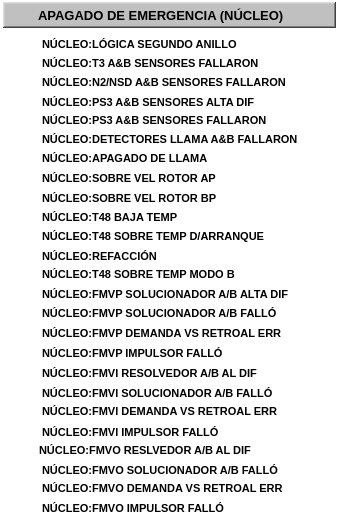
  <widget class="QFrame" name="fr_1">
   <property name="geometry">
    <rect>
     <x>3</x>
     <y>53</y>
     <width>341</width>
     <height>528</height>
    </rect>
   </property>
   <property name="styleSheet">
    <string notr="true">background-color: rgba(255, 255, 255, 0);</string>
   </property>
   <property name="frameShape">
    <enum>QFrame::StyledPanel</enum>
   </property>
   <property name="frameShadow">
    <enum>QFrame::Plain</enum>
   </property>
   <property name="lineWidth">
    <number>1</number>
   </property>
   <property name="midLineWidth">
    <number>0</number>
   </property>
   <widget class="QFrame" name="frTitulo_1">
    <property name="geometry">
     <rect>
      <x>3</x>
      <y>2</y>
      <width>333</width>
      <height>26</height>
     </rect>
    </property>
    <property name="styleSheet">
     <string notr="true">background-color: rgb(192, 192, 192);</string>
    </property>
    <property name="frameShape">
     <enum>QFrame::WinPanel</enum>
    </property>
    <property name="frameShadow">
     <enum>QFrame::Raised</enum>
    </property>
    <property name="lineWidth">
     <number>2</number>
    </property>
    <property name="midLineWidth">
     <number>0</number>
    </property>
   </widget>
   <widget class="QLabel" name="lbTitulo_1">
    <property name="geometry">
     <rect>
      <x>38</x>
      <y>5</y>
      <width>261</width>
      <height>20</height>
     </rect>
    </property>
    <property name="font">
     <font>
      <pointsize>10</pointsize>
      <weight>75</weight>
      <bold>true</bold>
     </font>
    </property>
    <property name="styleSheet">
     <string notr="true">background-color: rgba(255, 255, 255, 0);</string>
    </property>
    <property name="text">
     <string>APAGADO DE EMERGENCIA (NÚCLEO)</string>
    </property>
   </widget>
   <widget class="QLabel" name="lbTexto_1">
    <property name="geometry">
     <rect>
      <x>42</x>
      <y>36</y>
      <width>281</width>
      <height>16</height>
     </rect>
    </property>
    <property name="font">
     <font>
      <pointsize>8</pointsize>
      <weight>75</weight>
      <bold>true</bold>
     </font>
    </property>
    <property name="styleSheet">
     <string notr="true">background-color: rgba(255, 255, 255, 0);</string>
    </property>
    <property name="text">
     <string>NÚCLEO:LÓGICA SEGUNDO ANILLO</string>
    </property>
   </widget>
   <widget class="AWMultiObject" name="aLet_1">
    <property name="geometry">
     <rect>
      <x>13</x>
      <y>29</y>
      <width>25</width>
      <height>31</height>
     </rect>
    </property>
    <property name="ElementType">
     <enum>AWMultiObject::CIRLED</enum>
    </property>
    <property name="OnColor">
     <enum>AWMultiObject::Grey</enum>
    </property>
    <property name="OffColor">
     <enum>AWMultiObject::Grey</enum>
    </property>
   </widget>
   <widget class="QLabel" name="lbTexto_2">
    <property name="geometry">
     <rect>
      <x>42</x>
      <y>55</y>
      <width>281</width>
      <height>16</height>
     </rect>
    </property>
    <property name="font">
     <font>
      <pointsize>8</pointsize>
      <weight>75</weight>
      <bold>true</bold>
     </font>
    </property>
    <property name="styleSheet">
     <string notr="true">background-color: rgba(255, 255, 255, 0);</string>
    </property>
    <property name="text">
     <string>NÚCLEO:T3 A&amp;B SENSORES FALLARON</string>
    </property>
   </widget>
   <widget class="AWMultiObject" name="aLet_2">
    <property name="geometry">
     <rect>
      <x>13</x>
      <y>48</y>
      <width>25</width>
      <height>31</height>
     </rect>
    </property>
    <property name="ElementType">
     <enum>AWMultiObject::CIRLED</enum>
    </property>
    <property name="OnColor">
     <enum>AWMultiObject::Grey</enum>
    </property>
    <property name="OffColor">
     <enum>AWMultiObject::Grey</enum>
    </property>
   </widget>
   <widget class="QLabel" name="lbTexto_3">
    <property name="geometry">
     <rect>
      <x>42</x>
      <y>74</y>
      <width>281</width>
      <height>16</height>
     </rect>
    </property>
    <property name="font">
     <font>
      <pointsize>8</pointsize>
      <weight>75</weight>
      <bold>true</bold>
     </font>
    </property>
    <property name="styleSheet">
     <string notr="true">background-color: rgba(255, 255, 255, 0);</string>
    </property>
    <property name="text">
     <string>NÚCLEO:N2/NSD A&amp;B SENSORES FALLARON</string>
    </property>
   </widget>
   <widget class="AWMultiObject" name="aLet_3">
    <property name="geometry">
     <rect>
      <x>13</x>
      <y>68</y>
      <width>25</width>
      <height>31</height>
     </rect>
    </property>
    <property name="ElementType">
     <enum>AWMultiObject::CIRLED</enum>
    </property>
    <property name="OnColor">
     <enum>AWMultiObject::Grey</enum>
    </property>
    <property name="OffColor">
     <enum>AWMultiObject::Grey</enum>
    </property>
   </widget>
   <widget class="QLabel" name="lbTexto_4">
    <property name="geometry">
     <rect>
      <x>42</x>
      <y>94</y>
      <width>281</width>
      <height>16</height>
     </rect>
    </property>
    <property name="font">
     <font>
      <pointsize>8</pointsize>
      <weight>75</weight>
      <bold>true</bold>
     </font>
    </property>
    <property name="styleSheet">
     <string notr="true">background-color: rgba(255, 255, 255, 0);</string>
    </property>
    <property name="text">
     <string>NÚCLEO:PS3 A&amp;B SENSORES ALTA DIF</string>
    </property>
   </widget>
   <widget class="AWMultiObject" name="aLet_4">
    <property name="geometry">
     <rect>
      <x>13</x>
      <y>86</y>
      <width>25</width>
      <height>31</height>
     </rect>
    </property>
    <property name="ElementType">
     <enum>AWMultiObject::CIRLED</enum>
    </property>
    <property name="OnColor">
     <enum>AWMultiObject::Grey</enum>
    </property>
    <property name="OffColor">
     <enum>AWMultiObject::Grey</enum>
    </property>
   </widget>
   <widget class="AWMultiObject" name="aLet_5">
    <property name="geometry">
     <rect>
      <x>13</x>
      <y>105</y>
      <width>25</width>
      <height>31</height>
     </rect>
    </property>
    <property name="ElementType">
     <enum>AWMultiObject::CIRLED</enum>
    </property>
    <property name="OnColor">
     <enum>AWMultiObject::Grey</enum>
    </property>
    <property name="OffColor">
     <enum>AWMultiObject::Grey</enum>
    </property>
   </widget>
   <widget class="QLabel" name="lbTexto_5">
    <property name="geometry">
     <rect>
      <x>42</x>
      <y>112</y>
      <width>281</width>
      <height>16</height>
     </rect>
    </property>
    <property name="font">
     <font>
      <pointsize>8</pointsize>
      <weight>75</weight>
      <bold>true</bold>
     </font>
    </property>
    <property name="styleSheet">
     <string notr="true">background-color: rgba(255, 255, 255, 0);</string>
    </property>
    <property name="text">
     <string>NÚCLEO:PS3 A&amp;B SENSORES FALLARON</string>
    </property>
   </widget>
   <widget class="AWMultiObject" name="aLet_6">
    <property name="geometry">
     <rect>
      <x>13</x>
      <y>125</y>
      <width>25</width>
      <height>31</height>
     </rect>
    </property>
    <property name="ElementType">
     <enum>AWMultiObject::CIRLED</enum>
    </property>
    <property name="OnColor">
     <enum>AWMultiObject::Grey</enum>
    </property>
    <property name="OffColor">
     <enum>AWMultiObject::Grey</enum>
    </property>
   </widget>
   <widget class="QLabel" name="lbTexto_6">
    <property name="geometry">
     <rect>
      <x>42</x>
      <y>131</y>
      <width>281</width>
      <height>16</height>
     </rect>
    </property>
    <property name="font">
     <font>
      <pointsize>8</pointsize>
      <weight>75</weight>
      <bold>true</bold>
     </font>
    </property>
    <property name="styleSheet">
     <string notr="true">background-color: rgba(255, 255, 255, 0);</string>
    </property>
    <property name="text">
     <string>NÚCLEO:DETECTORES LLAMA A&amp;B FALLARON</string>
    </property>
   </widget>
   <widget class="QLabel" name="lbTexto_7">
    <property name="geometry">
     <rect>
      <x>42</x>
      <y>150</y>
      <width>281</width>
      <height>16</height>
     </rect>
    </property>
    <property name="font">
     <font>
      <pointsize>8</pointsize>
      <weight>75</weight>
      <bold>true</bold>
     </font>
    </property>
    <property name="styleSheet">
     <string notr="true">background-color: rgba(255, 255, 255, 0);</string>
    </property>
    <property name="text">
     <string>NÚCLEO:APAGADO DE LLAMA</string>
    </property>
   </widget>
   <widget class="AWMultiObject" name="aLet_7">
    <property name="geometry">
     <rect>
      <x>13</x>
      <y>144</y>
      <width>25</width>
      <height>31</height>
     </rect>
    </property>
    <property name="ElementType">
     <enum>AWMultiObject::CIRLED</enum>
    </property>
    <property name="OnColor">
     <enum>AWMultiObject::Grey</enum>
    </property>
    <property name="OffColor">
     <enum>AWMultiObject::Grey</enum>
    </property>
   </widget>
   <widget class="AWMultiObject" name="aLet_8">
    <property name="geometry">
     <rect>
      <x>13</x>
      <y>164</y>
      <width>25</width>
      <height>31</height>
     </rect>
    </property>
    <property name="ElementType">
     <enum>AWMultiObject::CIRLED</enum>
    </property>
    <property name="OnColor">
     <enum>AWMultiObject::Grey</enum>
    </property>
    <property name="OffColor">
     <enum>AWMultiObject::Grey</enum>
    </property>
   </widget>
   <widget class="QLabel" name="lbTexto_8">
    <property name="geometry">
     <rect>
      <x>42</x>
      <y>170</y>
      <width>281</width>
      <height>16</height>
     </rect>
    </property>
    <property name="font">
     <font>
      <pointsize>8</pointsize>
      <weight>75</weight>
      <bold>true</bold>
     </font>
    </property>
    <property name="styleSheet">
     <string notr="true">background-color: rgba(255, 255, 255, 0);</string>
    </property>
    <property name="text">
     <string>NÚCLEO:SOBRE VEL ROTOR AP</string>
    </property>
   </widget>
   <widget class="AWMultiObject" name="aLet_9">
    <property name="geometry">
     <rect>
      <x>13</x>
      <y>182</y>
      <width>25</width>
      <height>31</height>
     </rect>
    </property>
    <property name="ElementType">
     <enum>AWMultiObject::CIRLED</enum>
    </property>
    <property name="OnColor">
     <enum>AWMultiObject::Grey</enum>
    </property>
    <property name="OffColor">
     <enum>AWMultiObject::Grey</enum>
    </property>
   </widget>
   <widget class="QLabel" name="lbTexto_9">
    <property name="geometry">
     <rect>
      <x>42</x>
      <y>190</y>
      <width>281</width>
      <height>16</height>
     </rect>
    </property>
    <property name="font">
     <font>
      <pointsize>8</pointsize>
      <weight>75</weight>
      <bold>true</bold>
     </font>
    </property>
    <property name="styleSheet">
     <string notr="true">background-color: rgba(255, 255, 255, 0);</string>
    </property>
    <property name="text">
     <string>NÚCLEO:SOBRE VEL ROTOR BP</string>
    </property>
   </widget>
   <widget class="QLabel" name="lbTexto_10">
    <property name="geometry">
     <rect>
      <x>42</x>
      <y>209</y>
      <width>281</width>
      <height>16</height>
     </rect>
    </property>
    <property name="font">
     <font>
      <pointsize>8</pointsize>
      <weight>75</weight>
      <bold>true</bold>
     </font>
    </property>
    <property name="styleSheet">
     <string notr="true">background-color: rgba(255, 255, 255, 0);</string>
    </property>
    <property name="text">
     <string>NÚCLEO:T48 BAJA TEMP</string>
    </property>
   </widget>
   <widget class="AWMultiObject" name="aLet_10">
    <property name="geometry">
     <rect>
      <x>13</x>
      <y>202</y>
      <width>25</width>
      <height>31</height>
     </rect>
    </property>
    <property name="ElementType">
     <enum>AWMultiObject::CIRLED</enum>
    </property>
    <property name="OnColor">
     <enum>AWMultiObject::Grey</enum>
    </property>
    <property name="OffColor">
     <enum>AWMultiObject::Grey</enum>
    </property>
   </widget>
   <widget class="QLabel" name="lbTexto_11">
    <property name="geometry">
     <rect>
      <x>42</x>
      <y>228</y>
      <width>281</width>
      <height>16</height>
     </rect>
    </property>
    <property name="font">
     <font>
      <pointsize>8</pointsize>
      <weight>75</weight>
      <bold>true</bold>
     </font>
    </property>
    <property name="styleSheet">
     <string notr="true">background-color: rgba(255, 255, 255, 0);</string>
    </property>
    <property name="text">
     <string>NÚCLEO:T48 SOBRE TEMP D/ARRANQUE</string>
    </property>
   </widget>
   <widget class="AWMultiObject" name="aLet_11">
    <property name="geometry">
     <rect>
      <x>13</x>
      <y>220</y>
      <width>25</width>
      <height>31</height>
     </rect>
    </property>
    <property name="ElementType">
     <enum>AWMultiObject::CIRLED</enum>
    </property>
    <property name="OnColor">
     <enum>AWMultiObject::Grey</enum>
    </property>
    <property name="OffColor">
     <enum>AWMultiObject::Grey</enum>
    </property>
   </widget>
   <widget class="AWMultiObject" name="aLet_12">
    <property name="geometry">
     <rect>
      <x>13</x>
      <y>240</y>
      <width>25</width>
      <height>31</height>
     </rect>
    </property>
    <property name="ElementType">
     <enum>AWMultiObject::CIRLED</enum>
    </property>
    <property name="OnColor">
     <enum>AWMultiObject::Grey</enum>
    </property>
    <property name="OffColor">
     <enum>AWMultiObject::Grey</enum>
    </property>
   </widget>
   <widget class="QLabel" name="lbTexto_12">
    <property name="geometry">
     <rect>
      <x>42</x>
      <y>248</y>
      <width>281</width>
      <height>16</height>
     </rect>
    </property>
    <property name="font">
     <font>
      <pointsize>8</pointsize>
      <weight>75</weight>
      <bold>true</bold>
     </font>
    </property>
    <property name="styleSheet">
     <string notr="true">background-color: rgba(255, 255, 255, 0);</string>
    </property>
    <property name="text">
     <string>NÚCLEO:REFACCIÓN</string>
    </property>
   </widget>
   <widget class="QLabel" name="lbTexto_13">
    <property name="geometry">
     <rect>
      <x>42</x>
      <y>266</y>
      <width>281</width>
      <height>16</height>
     </rect>
    </property>
    <property name="font">
     <font>
      <pointsize>8</pointsize>
      <weight>75</weight>
      <bold>true</bold>
     </font>
    </property>
    <property name="styleSheet">
     <string notr="true">background-color: rgba(255, 255, 255, 0);</string>
    </property>
    <property name="text">
     <string>NÚCLEO:T48 SOBRE TEMP MODO B</string>
    </property>
   </widget>
   <widget class="AWMultiObject" name="aLet_13">
    <property name="geometry">
     <rect>
      <x>13</x>
      <y>260</y>
      <width>25</width>
      <height>31</height>
     </rect>
    </property>
    <property name="ElementType">
     <enum>AWMultiObject::CIRLED</enum>
    </property>
    <property name="OnColor">
     <enum>AWMultiObject::Grey</enum>
    </property>
    <property name="OffColor">
     <enum>AWMultiObject::Grey</enum>
    </property>
   </widget>
   <widget class="AWMultiObject" name="aLet_14">
    <property name="geometry">
     <rect>
      <x>13</x>
      <y>280</y>
      <width>25</width>
      <height>31</height>
     </rect>
    </property>
    <property name="ElementType">
     <enum>AWMultiObject::CIRLED</enum>
    </property>
    <property name="OnColor">
     <enum>AWMultiObject::Grey</enum>
    </property>
    <property name="OffColor">
     <enum>AWMultiObject::Grey</enum>
    </property>
   </widget>
   <widget class="QLabel" name="lbTexto_14">
    <property name="geometry">
     <rect>
      <x>42</x>
      <y>286</y>
      <width>281</width>
      <height>16</height>
     </rect>
    </property>
    <property name="font">
     <font>
      <pointsize>8</pointsize>
      <weight>75</weight>
      <bold>true</bold>
     </font>
    </property>
    <property name="styleSheet">
     <string notr="true">background-color: rgba(255, 255, 255, 0);</string>
    </property>
    <property name="text">
     <string>NÚCLEO:FMVP SOLUCIONADOR A/B ALTA DIF</string>
    </property>
   </widget>
   <widget class="QLabel" name="lbTexto_15">
    <property name="geometry">
     <rect>
      <x>42</x>
      <y>305</y>
      <width>281</width>
      <height>16</height>
     </rect>
    </property>
    <property name="font">
     <font>
      <pointsize>8</pointsize>
      <weight>75</weight>
      <bold>true</bold>
     </font>
    </property>
    <property name="styleSheet">
     <string notr="true">background-color: rgba(255, 255, 255, 0);</string>
    </property>
    <property name="text">
     <string>NÚCLEO:FMVP SOLUCIONADOR A/B FALLÓ</string>
    </property>
   </widget>
   <widget class="AWMultiObject" name="aLet_15">
    <property name="geometry">
     <rect>
      <x>13</x>
      <y>300</y>
      <width>25</width>
      <height>31</height>
     </rect>
    </property>
    <property name="ElementType">
     <enum>AWMultiObject::CIRLED</enum>
    </property>
    <property name="OnColor">
     <enum>AWMultiObject::Grey</enum>
    </property>
    <property name="OffColor">
     <enum>AWMultiObject::Grey</enum>
    </property>
   </widget>
   <widget class="AWMultiObject" name="aLet_16">
    <property name="geometry">
     <rect>
      <x>13</x>
      <y>320</y>
      <width>25</width>
      <height>31</height>
     </rect>
    </property>
    <property name="ElementType">
     <enum>AWMultiObject::CIRLED</enum>
    </property>
    <property name="OnColor">
     <enum>AWMultiObject::Grey</enum>
    </property>
    <property name="OffColor">
     <enum>AWMultiObject::Grey</enum>
    </property>
   </widget>
   <widget class="QLabel" name="lbTexto_16">
    <property name="geometry">
     <rect>
      <x>42</x>
      <y>325</y>
      <width>281</width>
      <height>16</height>
     </rect>
    </property>
    <property name="font">
     <font>
      <pointsize>8</pointsize>
      <weight>75</weight>
      <bold>true</bold>
     </font>
    </property>
    <property name="styleSheet">
     <string notr="true">background-color: rgba(255, 255, 255, 0);</string>
    </property>
    <property name="text">
     <string>NÚCLEO:FMVP DEMANDA VS RETROAL ERR</string>
    </property>
   </widget>
   <widget class="AWMultiObject" name="aLet_17">
    <property name="geometry">
     <rect>
      <x>13</x>
      <y>340</y>
      <width>25</width>
      <height>31</height>
     </rect>
    </property>
    <property name="ElementType">
     <enum>AWMultiObject::CIRLED</enum>
    </property>
    <property name="OnColor">
     <enum>AWMultiObject::Grey</enum>
    </property>
    <property name="OffColor">
     <enum>AWMultiObject::Grey</enum>
    </property>
   </widget>
   <widget class="QLabel" name="lbTexto_17">
    <property name="geometry">
     <rect>
      <x>42</x>
      <y>345</y>
      <width>281</width>
      <height>16</height>
     </rect>
    </property>
    <property name="font">
     <font>
      <pointsize>8</pointsize>
      <weight>75</weight>
      <bold>true</bold>
     </font>
    </property>
    <property name="styleSheet">
     <string notr="true">background-color: rgba(255, 255, 255, 0);</string>
    </property>
    <property name="text">
     <string>NÚCLEO:FMVP IMPULSOR FALLÓ</string>
    </property>
   </widget>
   <widget class="AWMultiObject" name="aLet_18">
    <property name="geometry">
     <rect>
      <x>13</x>
      <y>358</y>
      <width>25</width>
      <height>31</height>
     </rect>
    </property>
    <property name="ElementType">
     <enum>AWMultiObject::CIRLED</enum>
    </property>
    <property name="OnColor">
     <enum>AWMultiObject::Grey</enum>
    </property>
    <property name="OffColor">
     <enum>AWMultiObject::Grey</enum>
    </property>
   </widget>
   <widget class="QLabel" name="lbTexto_18">
    <property name="geometry">
     <rect>
      <x>42</x>
      <y>365</y>
      <width>281</width>
      <height>16</height>
     </rect>
    </property>
    <property name="font">
     <font>
      <pointsize>8</pointsize>
      <weight>75</weight>
      <bold>true</bold>
     </font>
    </property>
    <property name="styleSheet">
     <string notr="true">background-color: rgba(255, 255, 255, 0);</string>
    </property>
    <property name="text">
     <string>NÚCLEO:FMVl RESOLVEDOR A/B AL DIF</string>
    </property>
   </widget>
   <widget class="AWMultiObject" name="aLet_19">
    <property name="geometry">
     <rect>
      <x>13</x>
      <y>378</y>
      <width>25</width>
      <height>31</height>
     </rect>
    </property>
    <property name="ElementType">
     <enum>AWMultiObject::CIRLED</enum>
    </property>
    <property name="OnColor">
     <enum>AWMultiObject::Grey</enum>
    </property>
    <property name="OffColor">
     <enum>AWMultiObject::Grey</enum>
    </property>
   </widget>
   <widget class="QLabel" name="lbTexto_19">
    <property name="geometry">
     <rect>
      <x>42</x>
      <y>385</y>
      <width>281</width>
      <height>16</height>
     </rect>
    </property>
    <property name="font">
     <font>
      <pointsize>8</pointsize>
      <weight>75</weight>
      <bold>true</bold>
     </font>
    </property>
    <property name="styleSheet">
     <string notr="true">background-color: rgba(255, 255, 255, 0);</string>
    </property>
    <property name="text">
     <string>NÚCLEO:FMVl SOLUCIONADOR A/B FALLÓ</string>
    </property>
   </widget>
   <widget class="QLabel" name="lbTexto_58">
    <property name="geometry">
     <rect>
      <x>42</x>
      <y>403</y>
      <width>281</width>
      <height>16</height>
     </rect>
    </property>
    <property name="font">
     <font>
      <pointsize>8</pointsize>
      <weight>75</weight>
      <bold>true</bold>
     </font>
    </property>
    <property name="styleSheet">
     <string notr="true">background-color: rgba(255, 255, 255, 0);</string>
    </property>
    <property name="text">
     <string>NÚCLEO:FMVl DEMANDA VS RETROAL ERR</string>
    </property>
   </widget>
   <widget class="AWMultiObject" name="aLet_58">
    <property name="geometry">
     <rect>
      <x>13</x>
      <y>398</y>
      <width>25</width>
      <height>31</height>
     </rect>
    </property>
    <property name="ElementType">
     <enum>AWMultiObject::CIRLED</enum>
    </property>
    <property name="OnColor">
     <enum>AWMultiObject::Grey</enum>
    </property>
    <property name="OffColor">
     <enum>AWMultiObject::Grey</enum>
    </property>
   </widget>
   <widget class="QLabel" name="lbTexto_59">
    <property name="geometry">
     <rect>
      <x>42</x>
      <y>424</y>
      <width>281</width>
      <height>16</height>
     </rect>
    </property>
    <property name="font">
     <font>
      <pointsize>8</pointsize>
      <weight>75</weight>
      <bold>true</bold>
     </font>
    </property>
    <property name="styleSheet">
     <string notr="true">background-color: rgba(255, 255, 255, 0);</string>
    </property>
    <property name="text">
     <string>NÚCLEO:FMVl IMPULSOR FALLÓ</string>
    </property>
   </widget>
   <widget class="AWMultiObject" name="aLet_59">
    <property name="geometry">
     <rect>
      <x>13</x>
      <y>416</y>
      <width>25</width>
      <height>31</height>
     </rect>
    </property>
    <property name="ElementType">
     <enum>AWMultiObject::CIRLED</enum>
    </property>
    <property name="OnColor">
     <enum>AWMultiObject::Grey</enum>
    </property>
    <property name="OffColor">
     <enum>AWMultiObject::Grey</enum>
    </property>
   </widget>
   <widget class="AWMultiObject" name="aLet_60">
    <property name="geometry">
     <rect>
      <x>13</x>
      <y>435</y>
      <width>25</width>
      <height>31</height>
     </rect>
    </property>
    <property name="ElementType">
     <enum>AWMultiObject::CIRLED</enum>
    </property>
    <property name="OnColor">
     <enum>AWMultiObject::Grey</enum>
    </property>
    <property name="OffColor">
     <enum>AWMultiObject::Grey</enum>
    </property>
   </widget>
   <widget class="QLabel" name="lbTexto_60">
    <property name="geometry">
     <rect>
      <x>39</x>
      <y>442</y>
      <width>281</width>
      <height>16</height>
     </rect>
    </property>
    <property name="font">
     <font>
      <pointsize>8</pointsize>
      <weight>75</weight>
      <bold>true</bold>
     </font>
    </property>
    <property name="styleSheet">
     <string notr="true">background-color: rgba(255, 255, 255, 0);</string>
    </property>
    <property name="text">
     <string>NÚCLEO:FMVO RESLVEDOR A/B AL DIF</string>
    </property>
   </widget>
   <widget class="AWMultiObject" name="aLet_61">
    <property name="geometry">
     <rect>
      <x>13</x>
      <y>455</y>
      <width>25</width>
      <height>31</height>
     </rect>
    </property>
    <property name="ElementType">
     <enum>AWMultiObject::CIRLED</enum>
    </property>
    <property name="OnColor">
     <enum>AWMultiObject::Grey</enum>
    </property>
    <property name="OffColor">
     <enum>AWMultiObject::Grey</enum>
    </property>
   </widget>
   <widget class="QLabel" name="lbTexto_61">
    <property name="geometry">
     <rect>
      <x>42</x>
      <y>462</y>
      <width>281</width>
      <height>16</height>
     </rect>
    </property>
    <property name="font">
     <font>
      <pointsize>8</pointsize>
      <weight>75</weight>
      <bold>true</bold>
     </font>
    </property>
    <property name="styleSheet">
     <string notr="true">background-color: rgba(255, 255, 255, 0);</string>
    </property>
    <property name="text">
     <string>NÚCLEO:FMVO SOLUCIONADOR A/B FALLÓ</string>
    </property>
   </widget>
   <widget class="QLabel" name="lbTexto_62">
    <property name="geometry">
     <rect>
      <x>42</x>
      <y>480</y>
      <width>281</width>
      <height>16</height>
     </rect>
    </property>
    <property name="font">
     <font>
      <pointsize>8</pointsize>
      <weight>75</weight>
      <bold>true</bold>
     </font>
    </property>
    <property name="styleSheet">
     <string notr="true">background-color: rgba(255, 255, 255, 0);</string>
    </property>
    <property name="text">
     <string>NÚCLEO:FMVO DEMANDA VS RETROAL ERR</string>
    </property>
   </widget>
   <widget class="AWMultiObject" name="aLet_62">
    <property name="geometry">
     <rect>
      <x>13</x>
      <y>473</y>
      <width>25</width>
      <height>31</height>
     </rect>
    </property>
    <property name="ElementType">
     <enum>AWMultiObject::CIRLED</enum>
    </property>
    <property name="OnColor">
     <enum>AWMultiObject::Grey</enum>
    </property>
    <property name="OffColor">
     <enum>AWMultiObject::Grey</enum>
    </property>
   </widget>
   <widget class="AWMultiObject" name="aLet_63">
    <property name="geometry">
     <rect>
      <x>13</x>
      <y>495</y>
      <width>25</width>
      <height>31</height>
     </rect>
    </property>
    <property name="ElementType">
     <enum>AWMultiObject::CIRLED</enum>
    </property>
    <property name="OnColor">
     <enum>AWMultiObject::Grey</enum>
    </property>
    <property name="OffColor">
     <enum>AWMultiObject::Grey</enum>
    </property>
   </widget>
   <widget class="QLabel" name="lbTexto_63">
    <property name="geometry">
     <rect>
      <x>42</x>
      <y>500</y>
      <width>281</width>
      <height>16</height>
     </rect>
    </property>
    <property name="font">
     <font>
      <pointsize>8</pointsize>
      <weight>75</weight>
      <bold>true</bold>
     </font>
    </property>
    <property name="styleSheet">
     <string notr="true">background-color: rgba(255, 255, 255, 0);</string>
    </property>
    <property name="text">
     <string>NÚCLEO:FMVO IMPULSOR FALLÓ</string>
    </property>
   </widget>
  </widget>
